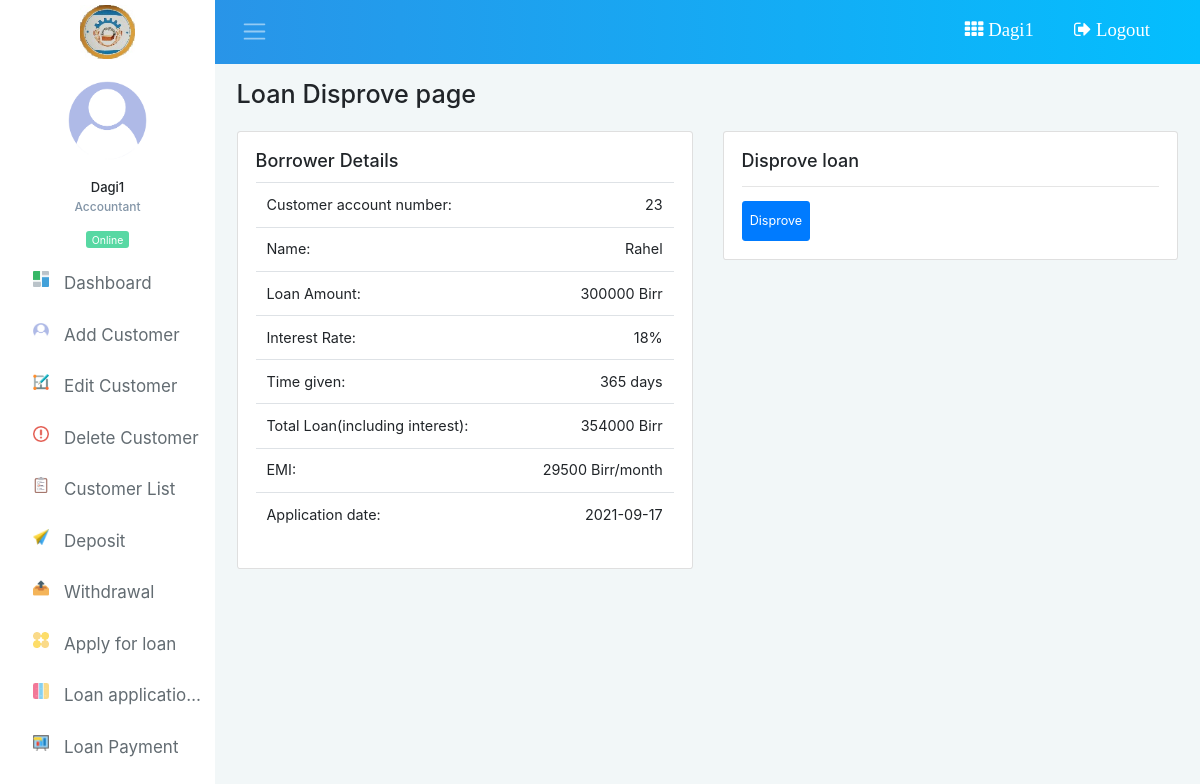
The page /individual_disprove.php?loan_id=23 (signed in) on the database its author committed.
### tables this page shows
CREATE TABLE `loan_application` (
  `id` int(11) NOT NULL,
  `c_id` int(11) NOT NULL,
  `interest_rate` int(2) NOT NULL,
  `loan_amount` int(100) NOT NULL,
  `datee` date NOT NULL,
  `remaining` int(100) NOT NULL,
  `payed` int(100) NOT NULL,
  `history` longtext NOT NULL,
  `total_loan_amount` int(4) NOT NULL,
  `status` varchar(20) NOT NULL,
  `emi` int(4) NOT NULL,
  `days` int(11) NOT NULL
);

CREATE TABLE `customer` (
  `id` int(11) NOT NULL,
  `name` varchar(100) NOT NULL,
  `gender` varchar(20) NOT NULL,
  `mobile` varchar(20) NOT NULL,
  `address` varchar(255) NOT NULL,
  `image` varchar(255) NOT NULL,
  `balance` int(20) NOT NULL,
  `history` longtext NOT NULL
);

### individual_disprove.php (the view, shortened to what this page needs)
<?php
  include_once "inc/header.php";
  include_once "inc/sidebar.php";
  include 'db.php';
    $loan_id=$_GET['loan_id'];
        $sqli="SELECT * FROM loan_application where c_id = $loan_id";
              $resulti= mysqli_query($db, $sqli);
              while ($row = mysqli_fetch_array($resulti))
              {
                $c_id = $row["c_id"];
                $interest_rate = $row["interest_rate"];
                $loan_amount = $row["loan_amount"];
                $datee = $row["datee"];
                $total_loan_amount= $row["total_loan_amount"];
                $emi = $row["emi"];
                $days = $row["days"];
              }
              $sqli="SELECT name FROM customer where id = $c_id";
              $resulti= mysqli_query($db, $sqli);
              while ($row = mysqli_fetch_array($resulti))
              {
                $name = $row["name"];
              }
?>
 <h3 class="page-heading mb-4">Loan Disprove page</h3>
          <div class="row mb-2">
			   <div class="col-md-6 mb-4">
              <div class="card">
                <div class="card-body">
                  <h5 class="card-title">Borrower Details</h5>
                  <div class="table-responsive table-sales">
                    <table class="table">
                      <tbody>
                                                <tr>
                          <td>Customer account number: </td>
                          <td class="text-right">
                           <?php
                            echo $c_id;
                           ?>
                          </td>
                        </tr>
                        <tr>
                          <td>Name: </td>
                          <td class="text-right">
                           <?php
                            echo $name;
                           ?>
                          </td>
                        </tr>
                        <tr>
                          <td>Loan Amount: </td>
                          <td class="text-right">
                           		 <?php
                            echo $loan_amount. " Birr";
                           ?>
                          </td>
                        </tr>
                          <tr>
                          <td>Interest Rate: </td>
                          <td class="text-right">
                               <?php
                            echo $interest_rate. "%";
                           ?>
                          </td>
                        </tr>
                         <tr>
                          <td>Time given: </td>
                          <td class="text-right">
                               <?php
                            echo $days. " days";
                           ?>
                          </td>
                        </tr>
                        <tr>
                          <td>Total Loan(including interest): </td>
                          <td class="text-right">
                           		<?php
                            echo $total_loan_amount. " Birr";
                           ?>
                          </td>
                        </tr>
                        <tr>
                          <td>EMI: </td>
                          <td class="text-right">
                            <?php
                            echo $emi. " Birr/month";
                           ?>
                          </td>
                        </tr>
                        <tr>
                          <td>Application date: </td>
                          <td class="text-right">
                            <?php
                            echo $datee;
                           ?>
                          </td>
                        </tr>
                      </tbody>
                    </table>
                  </div>
                </div>
              </div>
            </div>
             <div class="col-md-6 mb-4">
              <div class="card">
                <div class="card-body">
                  <h5 class="card-title">Disprove loan</h5>
					<form  action="" class="form" method="POST" >
					    <hr>
					    <div class="for-group">
					    	<input type="submit" name="submit" class="btn btn-primary btn-sm" value="Disprove">
					    </div>
					</form>
                </div>
              </div>
            </div>
		</div>
<?php
include_once "inc/footer.php";
?>

### rows shown on the page
loan_application: c "23", loan_amount "300000", interest_rate "18", days "365", total_loan_amount "354000", emi "29500", datee "2021-09-17"
customer: name "Rahel"

### other values the page prints
$_SESSION["name"] "Dagi1"
